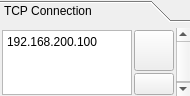
       <widget class="QToolBox" name="toolBox">
        <property name="sizePolicy">
         <sizepolicy hsizetype="Preferred" vsizetype="Fixed">
          <horstretch>0</horstretch>
          <verstretch>0</verstretch>
         </sizepolicy>
        </property>
        <property name="minimumSize">
         <size>
          <width>180</width>
          <height>0</height>
         </size>
        </property>
        <property name="currentIndex">
         <number>1</number>
        </property>
        <widget class="QWidget" name="page_3">
         <property name="geometry">
          <rect>
           <x>0</x>
           <y>0</y>
           <width>181</width>
           <height>71</height>
          </rect>
         </property>
         <attribute name="label">
          <string>TCP Connection</string>
         </attribute>
         <layout class="QVBoxLayout" name="verticalLayout_25">
          <property name="spacing">
           <number>2</number>
          </property>
          <property name="leftMargin">
           <number>2</number>
          </property>
          <property name="topMargin">
           <number>2</number>
          </property>
          <property name="rightMargin">
           <number>2</number>
          </property>
          <property name="bottomMargin">
           <number>2</number>
          </property>
          <item>
           <layout class="QGridLayout" name="gridLayout_8">
            <property name="spacing">
             <number>2</number>
            </property>
            <item row="0" column="1">
             <widget class="QPushButton" name="tcpConnectButton">
              <property name="enabled">
               <bool>true</bool>
              </property>
              <property name="sizePolicy">
               <sizepolicy hsizetype="Fixed" vsizetype="MinimumExpanding">
                <horstretch>0</horstretch>
                <verstretch>0</verstretch>
               </sizepolicy>
              </property>
              <property name="toolTip">
               <string>Connect</string>
              </property>
              <property name="text">
               <string/>
              </property>
              <property name="icon">
               <iconset resource="resources.qrc">
                <normaloff>:/models/Icons/Connected-96.png</normaloff>:/models/Icons/Connected-96.png</iconset>
              </property>
             </widget>
            </item>
            <item row="0" column="0" rowspan="2">
             <widget class="QPlainTextEdit" name="tcpConnEdit">
              <property name="maximumSize">
               <size>
                <width>145</width>
                <height>65</height>
               </size>
              </property>
              <property name="lineWrapMode">
               <enum>QPlainTextEdit::NoWrap</enum>
              </property>
              <property name="plainText">
               <string>192.168.200.100</string>
              </property>
             </widget>
            </item>
            <item row="1" column="1">
             <widget class="QPushButton" name="tcpPingButton">
              <property name="sizePolicy">
               <sizepolicy hsizetype="Fixed" vsizetype="Fixed">
                <horstretch>0</horstretch>
                <verstretch>0</verstretch>
               </sizepolicy>
              </property>
              <property name="toolTip">
               <string>Ping</string>
              </property>
              <property name="text">
               <string/>
              </property>
              <property name="icon">
               <iconset resource="resources.qrc">
                <normaloff>:/models/Icons/Ping Pong-96.png</normaloff>:/models/Icons/Ping Pong-96.png</iconset>
              </property>
             </widget>
            </item>
           </layout>
          </item>
         </layout>
        </widget>
       </widget>
